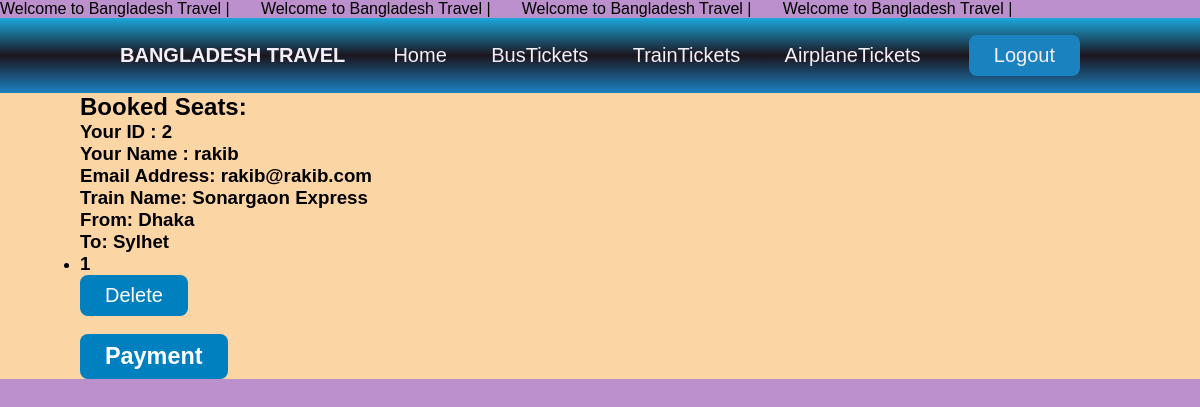
Page /train_confirm/ (signed in) on the committed database.
### service/models.py (models this page shows)
class Train(models.Model):
    t_name=models.CharField(max_length=250,null=True)
    train_id = models.CharField(max_length=250,null=True)
    t_class = models.CharField(max_length=250,null=True)
    tfrom=models.CharField(max_length=250,null=True)
    tto=models.CharField(max_length=250,null=True)
    tfare = models.CharField(max_length=250,null=True)
    tEstimation=models.CharField(max_length=250,null=True)
    traindate = models.DateField(null=True)

class Trainseat(models.Model):
    train = models.ForeignKey(Train, on_delete=models.CASCADE,null=True)
    seat_number = models.CharField(max_length=22,null=True)
    is_booked = models.BooleanField(default=False)
    user = models.ForeignKey(User, on_delete=models.CASCADE, null=True)

### ticket/views.py (the view)
# urls.py: path('train_confirm/', views.train_confirm, name='train_confirm'),
@login_required
def train_confirm(request):
    current_user = request.user
    current_user_id = current_user.id
    user_name = current_user.username
    email = current_user.email
    print(user_name)
    print(email)
    print(current_user_id)
    booked_seats = Trainseat.objects.filter(user=current_user, is_booked=True)
    train_ids = [Trainseat.seat_number for Trainseat in booked_seats]
    trains = Train.objects.filter(train_id=train_ids).distinct()
    context = {
        'booked_seats': booked_seats,
        'current_user_id' : current_user_id,
        'user_name' : user_name,
        'email' : email,
        'trains': trains,
    }
    return render(request, 'train_seat_confirm.html', context)

### templates/train_seat_confirm.html (shortened to what this page needs)
<html lang="en">
<head>
    <link rel="stylesheet"href="/static/css/navstyle.css" >
	<link rel="stylesheet"href="/static/css/home.css" >
</head>
<body style="background-color:rgb(187, 144, 204);">
  <marquee>Welcome to  Bangladesh  Travel |&nbsp&nbsp&nbsp&nbsp&nbsp&nbsp Welcome to  Bangladesh  Travel |&nbsp&nbsp&nbsp&nbsp&nbsp&nbsp Welcome to  Bangladesh  Travel |&nbsp&nbsp&nbsp&nbsp&nbsp&nbsp Welcome to  Bangladesh  Travel |</marquee>
      <header>
          <div class="logo">
              <p>bangladesh travel</p>
          </div>
      <nav>
        <ul>
          <li><a href="{% url 'homey'%}">Home</a></li>
            <li><a href="{% url 'bus'%}">BusTickets</a></li>
            <li><a href="{% url 'train'%}">TrainTickets</a></li>
            <li><a href="{% url 'airplane'%}">AirplaneTickets</a></li>
        </ul>
                </nav>
                <button><a href="{% url 'logout'%}" class="btn btn-primary"> Logout </a></button>
                </header>
  <div style="background-color: rgb(252, 213, 165); padding-left: 80px;">
    {% if booked_seats %}
      <h2>Booked Seats:</h2>
      <h3> <p> Your ID : {{ current_user_id }} </p> </h3>
      <h3> <p> Your Name : {{ user_name }} </p> </h3>
      <h3> <p> Email Address: {{ email }} </p> </h3>
      {% with booked_seats.0.train as train %}
        <h3> <p>Train Name: {{ train.t_name }}</p></h3>
        <h3><p>From: {{ train.tfrom }}</p></h3>
        <h3><p>To: {{ train.tto }}</p></h3>
      <ul>
        {% for seat in booked_seats %}
          <li>
            <h3>{{ seat.seat_number }}</h3>
            <form action="{% url 'train_delete_seat' %}" method="POST">
              <button type="submit">Delete</button>
              <br>
            </form>
          </li>
        {% endfor %}
        <br>
        <button><a href="{% url 'trainpay' train_id=train.train_id %}"> <h3>Payment</h3></a></button>
        {% endwith %}
      </ul>
    {% else %}
      <h2>No seats have been booked yet.</h2>
      <br>
      <h3><a href="{% url 'train' %}">Return to Train Page</a></h3>
    {% endif %}
  </div>
</body>
</html>

### static/css/navstyle.css (style rules this page uses)
* { margin: 0; padding: 0; box-sizing: border-box; font-family: arial; }
html { font-family: "Lucida Sans", sans-serif; }
header { width: 100%; height: 75px; margin-top:0px; display: flex; justify-content: space-between; align-items:center; padding:30px 10%; background-image:linear-gradient(#00acdf,black, #0080bf); opacity: 85%; }
.logo { font-size:20px; font-weight:bold; color:white; letter-spacing: 0px; cursor: pointer; text-transform: uppercase; }
nav li { display: inline-block; list-style: none; padding:0px 20px; }
a,button { text-decoration:none; font-size:20px; font-weight:500; color:white; cursor:pointer; }
button { background-color:#0080bf; padding:9px 25px; border:none; border-radius:8px; transition:all 0.4s ease 0s; }

### rows in the picture
Train: t_name "Sonargaon Express", tfrom "Dhaka", tto "Sylhet"
Trainseat: seat_number "1"

### other values in the picture
{{ current_user_id }} "2"
{{ user_name }} "rakib"
{{ email }} "rakib@rakib.com"
